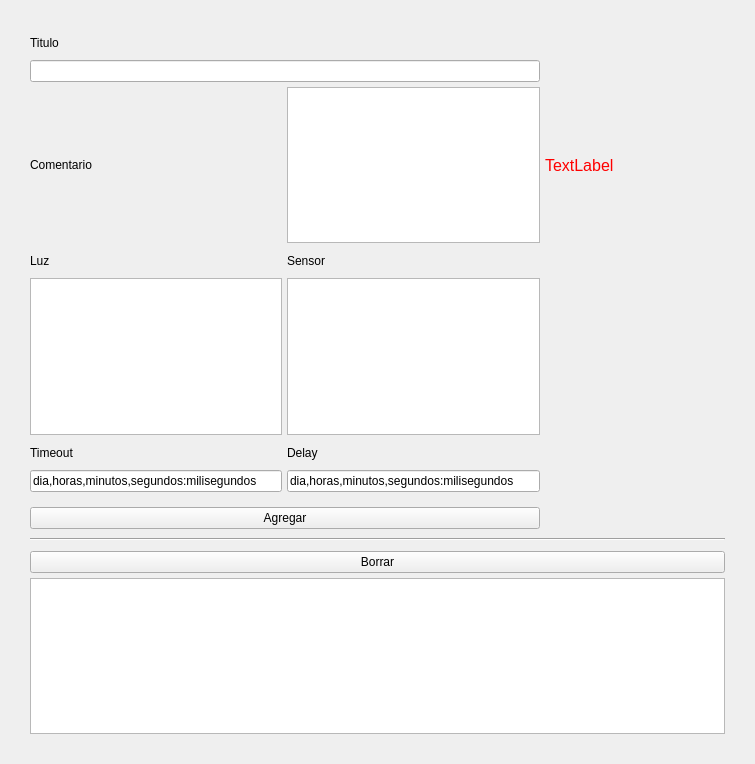
<?xml version="1.0" encoding="UTF-8"?>
<ui version="4.0">
 <class>Form</class>
 <widget class="QWidget" name="Form">
  <property name="geometry">
   <rect>
    <x>0</x>
    <y>0</y>
    <width>755</width>
    <height>764</height>
   </rect>
  </property>
  <property name="windowTitle">
   <string>Form</string>
  </property>
  <layout class="QHBoxLayout" name="horizontalLayout">
   <property name="spacing">
    <number>0</number>
   </property>
   <property name="margin">
    <number>25</number>
   </property>
   <item>
    <layout class="QVBoxLayout" name="verticalLayout">
     <item>
      <layout class="QGridLayout" name="gridLayout" columnstretch="0,0,0,0">
       <property name="margin">
        <number>5</number>
       </property>
       <property name="spacing">
        <number>5</number>
       </property>
       <item row="0" column="0">
        <widget class="QLabel" name="label_2">
         <property name="minimumSize">
          <size>
           <width>0</width>
           <height>25</height>
          </size>
         </property>
         <property name="text">
          <string>Titulo</string>
         </property>
        </widget>
       </item>
       <item row="1" column="0" colspan="2">
        <widget class="QLineEdit" name="map_title"/>
       </item>
       <item row="2" column="0">
        <widget class="QLabel" name="label_3">
         <property name="minimumSize">
          <size>
           <width>0</width>
           <height>25</height>
          </size>
         </property>
         <property name="text">
          <string>Comentario</string>
         </property>
        </widget>
       </item>
       <item row="5" column="1">
        <widget class="QLabel" name="label_5">
         <property name="minimumSize">
          <size>
           <width>0</width>
           <height>25</height>
          </size>
         </property>
         <property name="text">
          <string>Delay</string>
         </property>
        </widget>
       </item>
       <item row="9" column="0" colspan="2">
        <widget class="QPushButton" name="map_add_button">
         <property name="text">
          <string>Agregar</string>
         </property>
        </widget>
       </item>
       <item row="3" column="2" rowspan="7" colspan="2">
        <spacer name="horizontalSpacer_2">
         <property name="orientation">
          <enum>Qt::Horizontal</enum>
         </property>
         <property name="sizeHint" stdset="0">
          <size>
           <width>40</width>
           <height>20</height>
          </size>
         </property>
        </spacer>
       </item>
       <item row="2" column="2" colspan="2">
        <widget class="QLabel" name="error_msg">
         <property name="minimumSize">
          <size>
           <width>180</width>
           <height>0</height>
          </size>
         </property>
         <property name="font">
          <font>
           <pointsize>12</pointsize>
          </font>
         </property>
         <property name="styleSheet">
          <string notr="true">color: rgb(255, 0, 0);</string>
         </property>
         <property name="text">
          <string>TextLabel</string>
         </property>
        </widget>
       </item>
       <item row="3" column="0">
        <widget class="QLabel" name="label_4">
         <property name="minimumSize">
          <size>
           <width>0</width>
           <height>25</height>
          </size>
         </property>
         <property name="text">
          <string>Luz</string>
         </property>
        </widget>
       </item>
       <item row="5" column="0">
        <widget class="QLabel" name="label_7">
         <property name="text">
          <string>Timeout</string>
         </property>
        </widget>
       </item>
       <item row="3" column="1">
        <widget class="QLabel" name="label">
         <property name="minimumSize">
          <size>
           <width>0</width>
           <height>25</height>
          </size>
         </property>
         <property name="text">
          <string>Sensor</string>
         </property>
        </widget>
       </item>
       <item row="2" column="1">
        <widget class="QTextEdit" name="map_comment">
         <property name="sizePolicy">
          <sizepolicy hsizetype="Preferred" vsizetype="Preferred">
           <horstretch>0</horstretch>
           <verstretch>0</verstretch>
          </sizepolicy>
         </property>
         <property name="minimumSize">
          <size>
           <width>0</width>
           <height>31</height>
          </size>
         </property>
         <property name="frameShape">
          <enum>QFrame::StyledPanel</enum>
         </property>
         <property name="frameShadow">
          <enum>QFrame::Plain</enum>
         </property>
         <property name="lineWidth">
          <number>0</number>
         </property>
        </widget>
       </item>
       <item row="4" column="0">
        <widget class="QTableView" name="lights_view">
         <attribute name="horizontalHeaderStretchLastSection">
          <bool>true</bool>
         </attribute>
        </widget>
       </item>
       <item row="12" column="0" colspan="4">
        <spacer name="verticalSpacer_2">
         <property name="orientation">
          <enum>Qt::Vertical</enum>
         </property>
         <property name="sizeHint" stdset="0">
          <size>
           <width>20</width>
           <height>40</height>
          </size>
         </property>
        </spacer>
       </item>
       <item row="14" column="0" colspan="4">
        <widget class="QTableView" name="light_maps_table">
         <property name="wordWrap">
          <bool>false</bool>
         </property>
        </widget>
       </item>
       <item row="11" column="0" colspan="4">
        <widget class="Line" name="line">
         <property name="orientation">
          <enum>Qt::Horizontal</enum>
         </property>
        </widget>
       </item>
       <item row="13" column="0" colspan="4">
        <widget class="QPushButton" name="map_del_button">
         <property name="text">
          <string>Borrar</string>
         </property>
        </widget>
       </item>
       <item row="10" column="0" colspan="4">
        <spacer name="verticalSpacer">
         <property name="orientation">
          <enum>Qt::Vertical</enum>
         </property>
         <property name="sizeHint" stdset="0">
          <size>
           <width>20</width>
           <height>40</height>
          </size>
         </property>
        </spacer>
       </item>
       <item row="6" column="0">
        <widget class="QLineEdit" name="map_timeout">
         <property name="toolTip">
          <string extracomment="dia,horas,minutos,segundos:milisegundos"/>
         </property>
         <property name="statusTip">
          <string extracomment="dia,horas,minutos,segundos:milisegundos"/>
         </property>
         <property name="text">
          <string>dia,horas,minutos,segundos:milisegundos</string>
         </property>
        </widget>
       </item>
       <item row="6" column="1">
        <widget class="QLineEdit" name="map_delay">
         <property name="toolTip">
          <string comment="dia,horas,minutos,segundos:milisegundos" extracomment="dia,horas,minutos,segundos:milisegundos"/>
         </property>
         <property name="statusTip">
          <string extracomment="dia,horas,minutos,segundos:milisegundos"/>
         </property>
         <property name="accessibleDescription">
          <string comment="dia,horas,minutos,segundos:milisegundos" extracomment="dia,horas,minutos,segundos:milisegundos"/>
         </property>
         <property name="text">
          <string extracomment="dia,horas,minutos,segundos:milisegundos">dia,horas,minutos,segundos:milisegundos</string>
         </property>
        </widget>
       </item>
       <item row="4" column="1">
        <widget class="QTableView" name="sensors_view">
         <attribute name="horizontalHeaderVisible">
          <bool>true</bool>
         </attribute>
         <attribute name="horizontalHeaderStretchLastSection">
          <bool>true</bool>
         </attribute>
         <attribute name="verticalHeaderVisible">
          <bool>true</bool>
         </attribute>
        </widget>
       </item>
      </layout>
     </item>
    </layout>
   </item>
  </layout>
 </widget>
 <tabstops>
  <tabstop>map_title</tabstop>
  <tabstop>map_add_button</tabstop>
 </tabstops>
 <resources/>
 <connections>
  <connection>
   <sender>map_add_button</sender>
   <signal>clicked()</signal>
   <receiver>Form</receiver>
   <slot>add_light_map()</slot>
   <hints>
    <hint type="sourcelabel">
     <x>471</x>
     <y>286</y>
    </hint>
    <hint type="destinationlabel">
     <x>259</x>
     <y>266</y>
    </hint>
   </hints>
  </connection>
  <connection>
   <sender>map_title</sender>
   <signal>textEdited(QString)</signal>
   <receiver>Form</receiver>
   <slot>hide_errors()</slot>
   <hints>
    <hint type="sourcelabel">
     <x>158</x>
     <y>71</y>
    </hint>
    <hint type="destinationlabel">
     <x>350</x>
     <y>294</y>
    </hint>
   </hints>
  </connection>
  <connection>
   <sender>map_comment</sender>
   <signal>textChanged()</signal>
   <receiver>Form</receiver>
   <slot>hide_errors()</slot>
   <hints>
    <hint type="sourcelabel">
     <x>158</x>
     <y>182</y>
    </hint>
    <hint type="destinationlabel">
     <x>350</x>
     <y>294</y>
    </hint>
   </hints>
  </connection>
  <connection>
   <sender>map_del_button</sender>
   <signal>clicked()</signal>
   <receiver>Form</receiver>
   <slot>del_light_map()</slot>
   <hints>
    <hint type="sourcelabel">
     <x>377</x>
     <y>559</y>
    </hint>
    <hint type="destinationlabel">
     <x>377</x>
     <y>381</y>
    </hint>
   </hints>
  </connection>
 </connections>
 <slots>
  <slot>add_light_map()</slot>
  <slot>hide_errors()</slot>
  <slot>del_light_map()</slot>
 </slots>
</ui>
